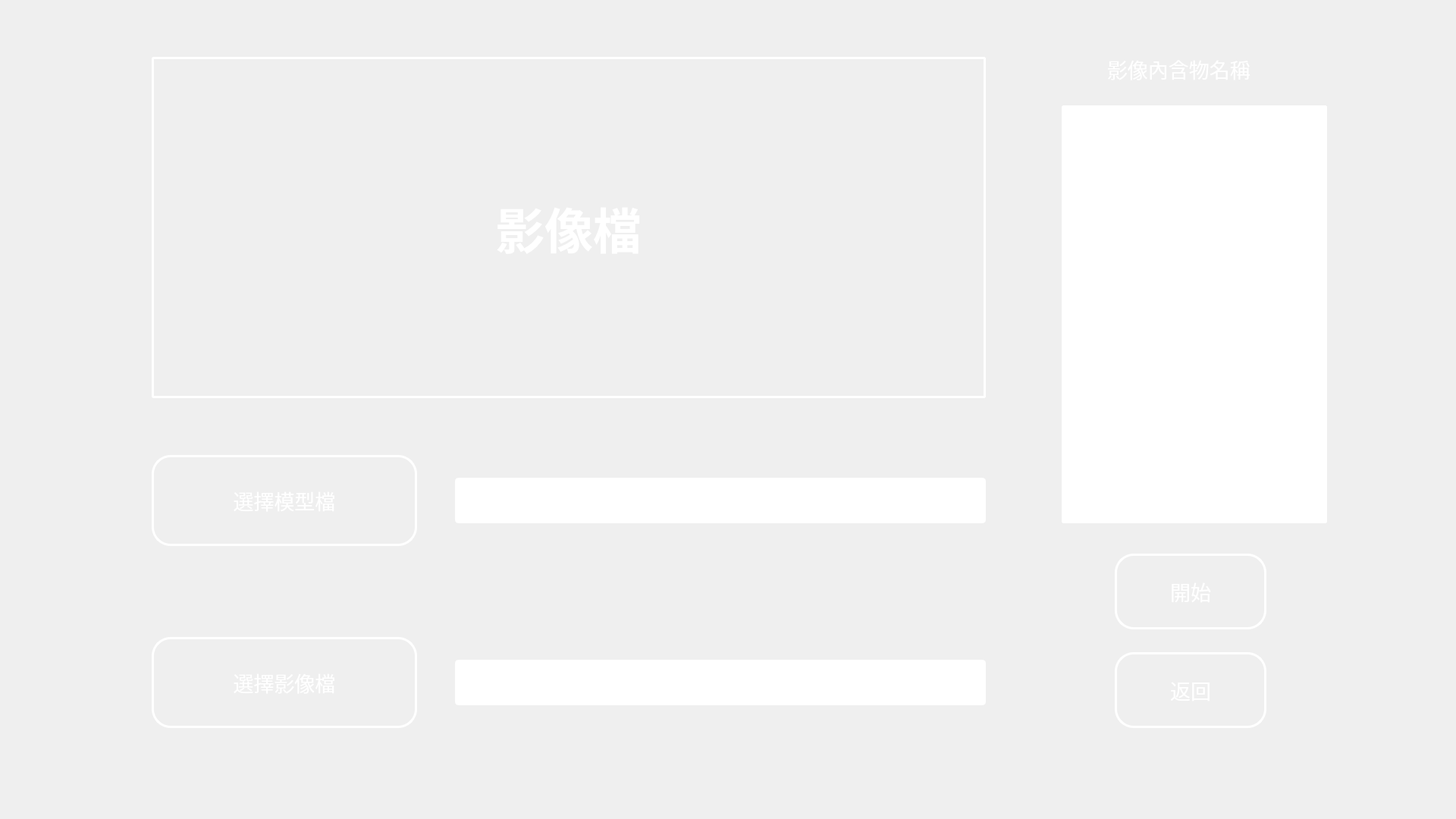
<?xml version="1.0" encoding="UTF-8"?>
<ui version="4.0">
 <class>QT_classifier_ClassificationClass</class>
 <widget class="QMainWindow" name="QT_classifier_ClassificationClass">
  <property name="geometry">
   <rect>
    <x>0</x>
    <y>0</y>
    <width>1920</width>
    <height>1080</height>
   </rect>
  </property>
  <property name="windowTitle">
   <string>Identify Era</string>
  </property>
  <property name="styleSheet">
   <string notr="true">background-image: url(&quot;blackboard.jpg&quot;)</string>
  </property>
  <widget class="QWidget" name="centralWidget">
   <widget class="QPushButton" name="file_button">
    <property name="geometry">
     <rect>
      <x>200</x>
      <y>840</y>
      <width>350</width>
      <height>120</height>
     </rect>
    </property>
    <property name="font">
     <font>
      <family>微軟正黑體</family>
      <pointsize>20</pointsize>
     </font>
    </property>
    <property name="styleSheet">
     <string notr="true">border-radius: 25px;
border: 3px solid #FFFFFF;
color: #FFFFFF;
background-image: url(&quot;&quot;)</string>
    </property>
    <property name="text">
     <string>選擇影像檔</string>
    </property>
   </widget>
   <widget class="QLineEdit" name="path_editline">
    <property name="geometry">
     <rect>
      <x>600</x>
      <y>870</y>
      <width>700</width>
      <height>60</height>
     </rect>
    </property>
    <property name="font">
     <font>
      <family>微軟正黑體</family>
      <pointsize>14</pointsize>
     </font>
    </property>
    <property name="styleSheet">
     <string notr="true">border-radius: 5px;
border: 3px solid #FFFFFF;
color: #FFFFFF</string>
    </property>
    <property name="readOnly">
     <bool>true</bool>
    </property>
   </widget>
   <widget class="QListWidget" name="listWidget">
    <property name="geometry">
     <rect>
      <x>1400</x>
      <y>139</y>
      <width>350</width>
      <height>551</height>
     </rect>
    </property>
    <property name="font">
     <font>
      <family>微軟正黑體</family>
      <pointsize>20</pointsize>
     </font>
    </property>
    <property name="styleSheet">
     <string notr="true">border-radius: 3px;
border: 3px solid #FFFFFF;
color: #FFFFFF;
</string>
    </property>
   </widget>
   <widget class="QLabel" name="show_image_label">
    <property name="geometry">
     <rect>
      <x>200</x>
      <y>75</y>
      <width>1100</width>
      <height>450</height>
     </rect>
    </property>
    <property name="maximumSize">
     <size>
      <width>25535</width>
      <height>25535</height>
     </size>
    </property>
    <property name="font">
     <font>
      <family>微軟正黑體</family>
      <pointsize>48</pointsize>
      <weight>75</weight>
      <bold>true</bold>
     </font>
    </property>
    <property name="styleSheet">
     <string notr="true">border-radius: 3px;
border: 3px solid #FFFFFF;
color: #FFFFFF;
background-image: url(&quot;&quot;)</string>
    </property>
    <property name="text">
     <string>影像檔</string>
    </property>
    <property name="scaledContents">
     <bool>false</bool>
    </property>
    <property name="alignment">
     <set>Qt::AlignCenter</set>
    </property>
   </widget>
   <widget class="QPushButton" name="pbfile_button">
    <property name="geometry">
     <rect>
      <x>200</x>
      <y>600</y>
      <width>350</width>
      <height>120</height>
     </rect>
    </property>
    <property name="font">
     <font>
      <family>微軟正黑體</family>
      <pointsize>20</pointsize>
     </font>
    </property>
    <property name="autoFillBackground">
     <bool>false</bool>
    </property>
    <property name="styleSheet">
     <string notr="true">border-radius: 25px;
border: 3px solid #FFFFFF;
color: #FFFFFF;
background-image: url(&quot;&quot;)</string>
    </property>
    <property name="text">
     <string>選擇模型檔</string>
    </property>
   </widget>
   <widget class="QLineEdit" name="line_pb">
    <property name="enabled">
     <bool>true</bool>
    </property>
    <property name="geometry">
     <rect>
      <x>600</x>
      <y>630</y>
      <width>700</width>
      <height>60</height>
     </rect>
    </property>
    <property name="font">
     <font>
      <family>微軟正黑體</family>
      <pointsize>20</pointsize>
      <weight>75</weight>
      <bold>true</bold>
     </font>
    </property>
    <property name="styleSheet">
     <string notr="true">border-radius: 5px;
border: 3px solid #FFFFFF;
color: #FFFFFF;</string>
    </property>
    <property name="text">
     <string/>
    </property>
    <property name="readOnly">
     <bool>true</bool>
    </property>
   </widget>
   <widget class="QPushButton" name="start">
    <property name="geometry">
     <rect>
      <x>1470</x>
      <y>730</y>
      <width>200</width>
      <height>100</height>
     </rect>
    </property>
    <property name="font">
     <font>
      <family>微軟正黑體</family>
      <pointsize>20</pointsize>
     </font>
    </property>
    <property name="styleSheet">
     <string notr="true">border-radius: 25px;
border: 3px solid #FFFFFF;
color: #FFFFFF;
background-image: url(&quot;&quot;)</string>
    </property>
    <property name="text">
     <string>開始</string>
    </property>
   </widget>
   <widget class="QLabel" name="label">
    <property name="geometry">
     <rect>
      <x>1460</x>
      <y>70</y>
      <width>231</width>
      <height>41</height>
     </rect>
    </property>
    <property name="font">
     <font>
      <family>微軟正黑體</family>
      <pointsize>20</pointsize>
     </font>
    </property>
    <property name="styleSheet">
     <string notr="true">color:#FFFFFF;
background-image: url(&quot;&quot;)</string>
    </property>
    <property name="text">
     <string>影像內含物名稱</string>
    </property>
   </widget>
   <widget class="QPushButton" name="return_button">
    <property name="geometry">
     <rect>
      <x>1470</x>
      <y>860</y>
      <width>200</width>
      <height>100</height>
     </rect>
    </property>
    <property name="font">
     <font>
      <family>微軟正黑體</family>
      <pointsize>20</pointsize>
     </font>
    </property>
    <property name="styleSheet">
     <string notr="true">border-radius: 25px;
border: 3px solid #FFFFFF;
color: #FFFFFF;
background-image: url(&quot;&quot;)</string>
    </property>
    <property name="text">
     <string>返回</string>
    </property>
   </widget>
  </widget>
 </widget>
 <layoutdefault spacing="6" margin="11"/>
 <resources>
  <include location="QT_yolov2_Console.qrc"/>
 </resources>
 <connections/>
</ui>
